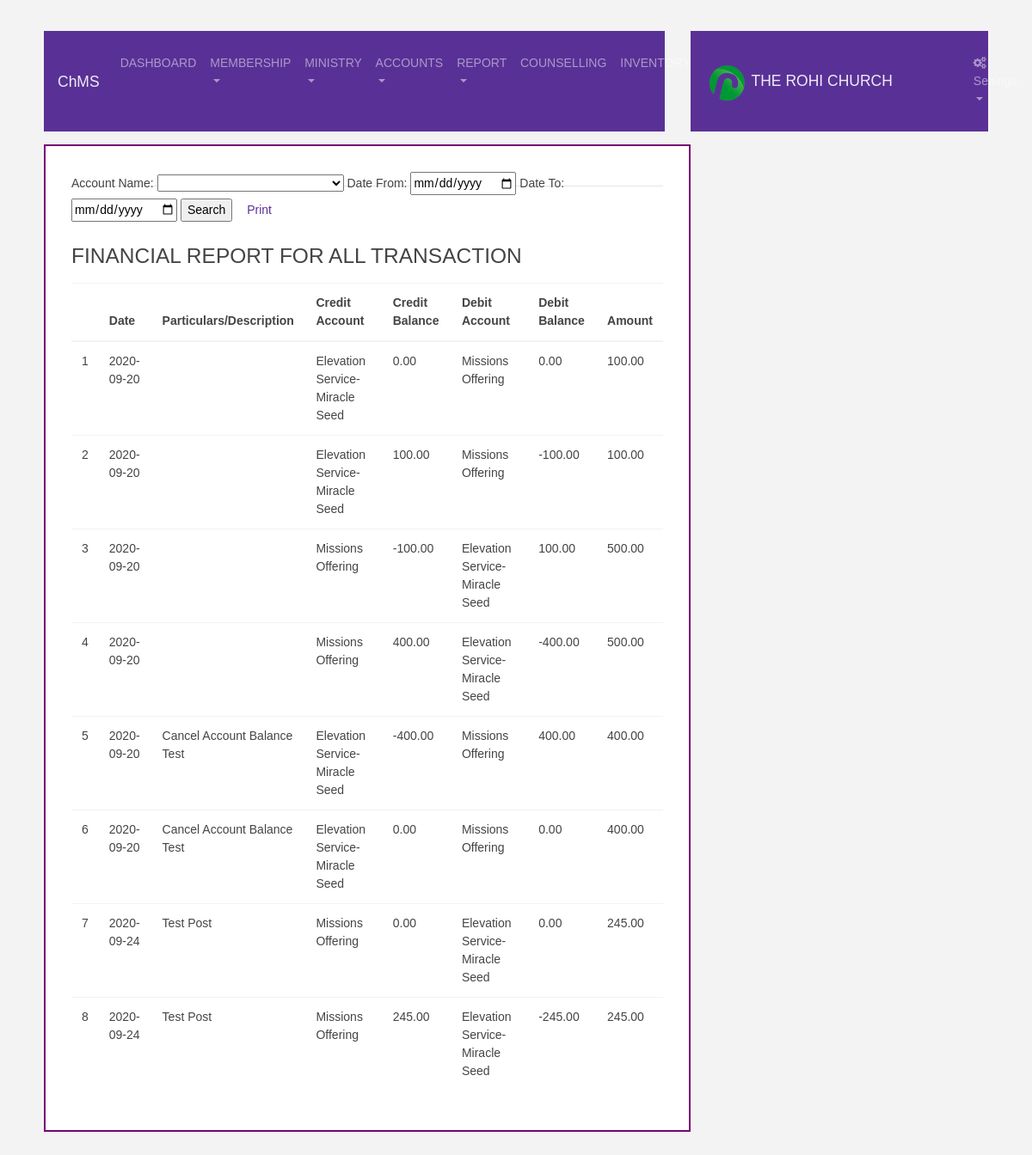
The page /s_report.php (signed in) on the database its author committed.
### tables this page shows
CREATE TABLE `transaction_tb` (
  `id` int(255) NOT NULL,
  `creditAccName` varchar(255) NOT NULL,
  `creditAccID` varchar(255) NOT NULL,
  `creditAccBal` decimal(65,2) NOT NULL,
  `debitAccName` varchar(255) NOT NULL,
  `debitAccID` varchar(255) NOT NULL,
  `debitAccBal` decimal(65,2) NOT NULL,
  `amount` decimal(65,2) NOT NULL,
  `member_id` varchar(50) NOT NULL,
  `member_name` varchar(255) NOT NULL,
  `transaction_type` varchar(100) NOT NULL,
  `naration` longtext NOT NULL,
  `date` date NOT NULL,
  `doe` timestamp NOT NULL DEFAULT current_timestamp() ON UPDATE current_timestamp()
);

### assets/core/connection.php (called while the page is built, shortened)
<?php
$username = DB_USER;
$password = DB_PASSWORD;
$dbname = DB_NAME;
$port_number = 3306;
try{
	$db = new PDO("mysql:host=localhost;port=".$port_number.";dbname=$dbname", "$username", "$password");
	$db->setAttribute(PDO::ATTR_ERRMODE, PDO::ERRMODE_EXCEPTION);
}
catch(PDOException $e){
	echo 'ERROR: ' . $e->getMessage();
}
 	function select($sql, $fetchMode = PDO::FETCH_ASSOC){
        global $db;
        $stmt = $db->prepare($sql);
        $ok = $stmt->execute();
        return $stmt->fetchAll($fetchMode);
     }
?>

### s_report.php (the view, shortened to what this page needs)
<?php
include 'layout/head.php';
$count = 1;
$data='';
$print='';
$acc_name_sql = select("SELECT * FROM account_tb");
if(isset($_POST['submit'])){
    $acc_name = $_POST['acc_name'];
    $dfrom = $_POST['dfrom'];
    $dto = $_POST['dto'];
    $sql = select("SELECT * FROM transaction_tb WHERE creditAccID='$acc_name' && date BETWEEN '$dfrom' AND '$dto' || debitAccID='$acc_name' && date BETWEEN '$dfrom' AND '$dto'  ");
    $ac_name = select("SELECT * FROM account_tb WHERE account_id='$acc_name' ");
    foreach($ac_name as $a_name){}
    $data = "FOR ".$a_name['account_name']."<hr>";
    $bal = "TOTAL ACCOUNT BALANCE: GHC ".$a_name['acc_balance'];
    $print = '<a href="print_report.php?acn='.$acc_name.'&df='.$dfrom.'&dt='.$dto.'" class="btn" >Print</a>';
}else{
$sql = select("SELECT * FROM transaction_tb");
    $data = "FOR ALL TRANSACTION";
    $print = '<a href="print_report.php" class="btn" >Print</a>';
}
?>
<div class="container-fluid">
    <div class="row">
        <div class="col-md-8" style="margin-left:15px; margin-top:15px; margin-bottom:0px; border:2px solid #760373; height:auto; padding:30px; background-color:#fff;">
            <form action="" method="post" class="pull-right">
                Account Name: <select name="acc_name">
                                <option></option>
                        <?php foreach($acc_name_sql as $ac_row){ ?>
                                <option value="<?php echo $ac_row['account_id']; ?>"><?php echo $ac_row['account_name']; ?></option>
                        <?php } ?>
                            </select>
                Date From: <input type="date" name="dfrom">
                Date To: <input type="date" name="dto">
                         <input type="submit" name="submit" value="Search">
                        <?php echo $print; ?><br><br>
            </form>
            <hr><br><br>
            <h3>FINANCIAL REPORT <?php echo @$data; ?></h3>
            <?php
                    if(count($sql) <= 0){
                        echo "No data found";
                    }else{
            ?>
            <table class="table">
                <thead>
                    <tr>
                        <th></th>
                        <th>Date</th>
                        <th>Particulars/Description</th>
                        <th>Credit Account</th>
                        <th>Credit Balance</th>
                        <th>Debit Account</th>
                        <th>Debit Balance</th>
                        <th>Amount</th>
                    </tr>
                </thead>
                <tbody>
                    <?php foreach($sql as $row){ ?>
                    <tr>
                        <td><?php echo $count++; ?></td>
                        <td><?php echo $row['date']; ?></td>
                        <td><?php echo $row['naration']; ?></td>
                        <td><?php echo $row['creditAccName']; ?></td>
                        <td><?php echo $row['creditAccBal']; ?></td>
                        <td><?php echo $row['debitAccName']; ?></td>
                        <td><?php echo $row['debitAccBal']; ?></td>
                        <td><?php echo $row['amount']; ?></td>
                    </tr>
                    <?php } ?>
                </tbody>
            </table>
            <?php } ?>
        </div>
    </div>
</div>
<?php
include 'layout/foot.php';
?>

### assets/css1/dash.css (style rules this page uses)
body { font-family: Arial; }

### layout/head.php (style rules this page uses)
body { padding:3%; background-color: rgba(234, 234, 234, 0.53); }

### rows shown on the page
transaction_tb: date "2020-09-20", creditAccName "Elevation Service-Miracle Seed", creditAccBal "0.00", debitAccName "Missions Offering", debitAccBal "0.00", amount "100.00"
transaction_tb: date "2020-09-20", creditAccName "Elevation Service-Miracle Seed", creditAccBal "100.00", debitAccName "Missions Offering", debitAccBal "-100.00", amount "100.00"
transaction_tb: date "2020-09-20", creditAccName "Missions Offering", creditAccBal "-100.00", debitAccName "Elevation Service-Miracle Seed", debitAccBal "100.00", amount "500.00"
transaction_tb: date "2020-09-20", creditAccName "Missions Offering", creditAccBal "400.00", debitAccName "Elevation Service-Miracle Seed", debitAccBal "-400.00", amount "500.00"
transaction_tb: date "2020-09-20", naration "Cancel Account Balance Test", creditAccName "Elevation Service-Miracle Seed", creditAccBal "-400.00", debitAccName "Missions Offering", debitAccBal "400.00", amount "400.00"
transaction_tb: date "2020-09-20", naration "Cancel Account Balance Test", creditAccName "Elevation Service-Miracle Seed", creditAccBal "0.00", debitAccName "Missions Offering", debitAccBal "0.00", amount "400.00"
transaction_tb: date "2020-09-24", naration "Test Post", creditAccName "Missions Offering", creditAccBal "0.00", debitAccName "Elevation Service-Miracle Seed", debitAccBal "0.00", amount "245.00"
transaction_tb: date "2020-09-24", naration "Test Post", creditAccName "Missions Offering", creditAccBal "245.00", debitAccName "Elevation Service-Miracle Seed", debitAccBal "-245.00", amount "245.00"
